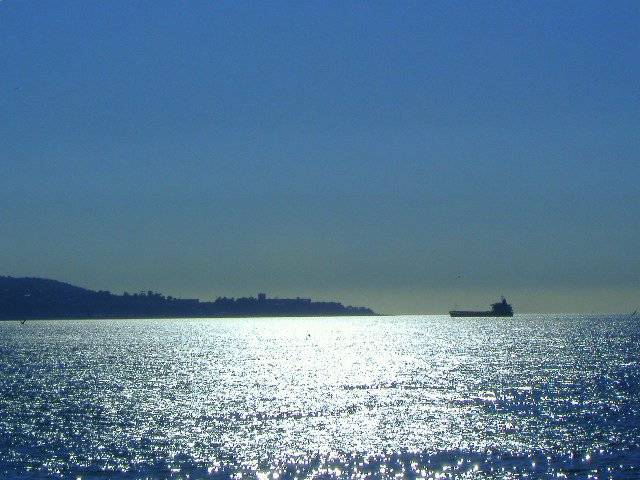
#> input picture img/brillo.jpg, 640 x 480 px, found by its file name
$ python histograma.py
#> lines starting #> are read from the running program, lines starting #| are printed output that depends on the picture
import cv2
import numpy as np
from matplotlib import pyplot as plt

# Cargar la imagen desde tu archivo
nombre_archivo = "/Users/lichi/Desktop/Tesis/detector-obstaculos-logica-difusa/img/brillo.jpg"
imagen = cv2.imread(nombre_archivo, cv2.IMREAD_GRAYSCALE)
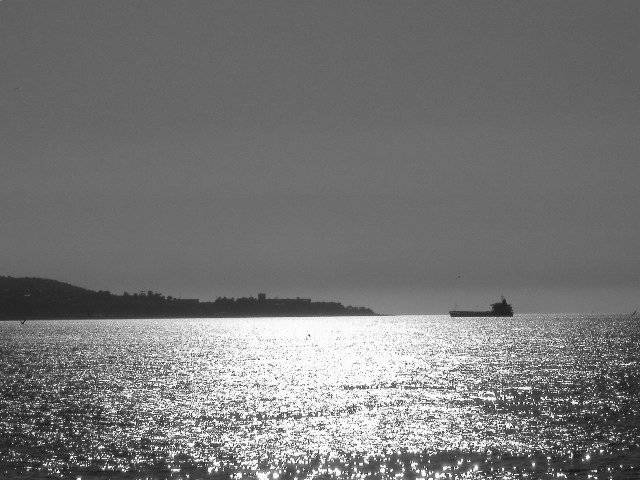
#> imagen: shape (480, 640); min 0, max 255, mean 118

# Calcular el histograma
histograma = cv2.calcHist([imagen], [0], None, [256], [0, 256])
#> histograma = 256 values, max 16212 at index 109, min 5 at index 3, mean 1200

# Encontrar el umbral basado en el histograma (por ejemplo, el valor que corresponde al pico más alto)
umbral = np.argmax(histograma)
#> umbral = 109

# Aplicar una transformación de intensidad para atenuar el brillo
imagen_atenuada = np.where(imagen > umbral, imagen - 50, imagen)
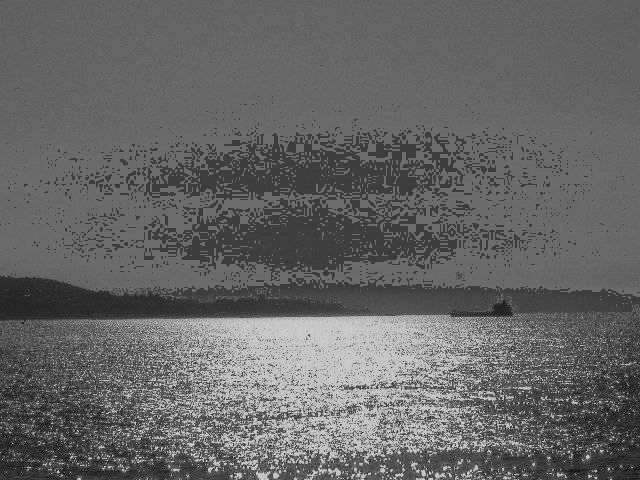
#> imagen_atenuada: shape (480, 640); min 0, max 205, mean 101.4

# Mostrar la imagen original y la imagen atenuada
plt.figure(figsize=(10, 5))
plt.subplot(1, 2, 1)
plt.imshow(imagen, cmap='gray')
plt.title('Imagen Original')
plt.subplot(1, 2, 2)
plt.imshow(imagen_atenuada, cmap='gray')
plt.title('Imagen Atenuada')
plt.show()
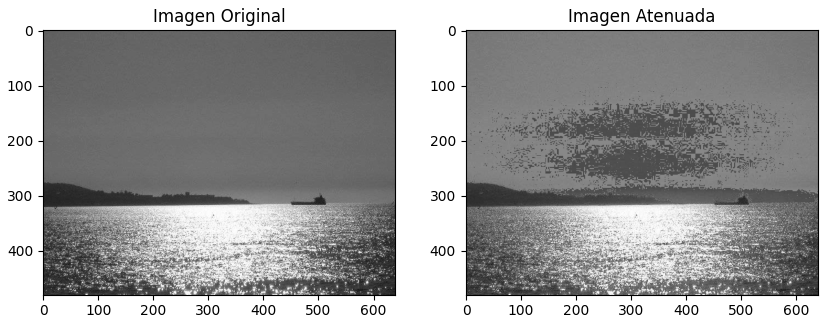
#> figure drawn by matplotlib, 2 panels
cv2.imwrite('imagen atenuada.jpg', imagen_atenuada)
